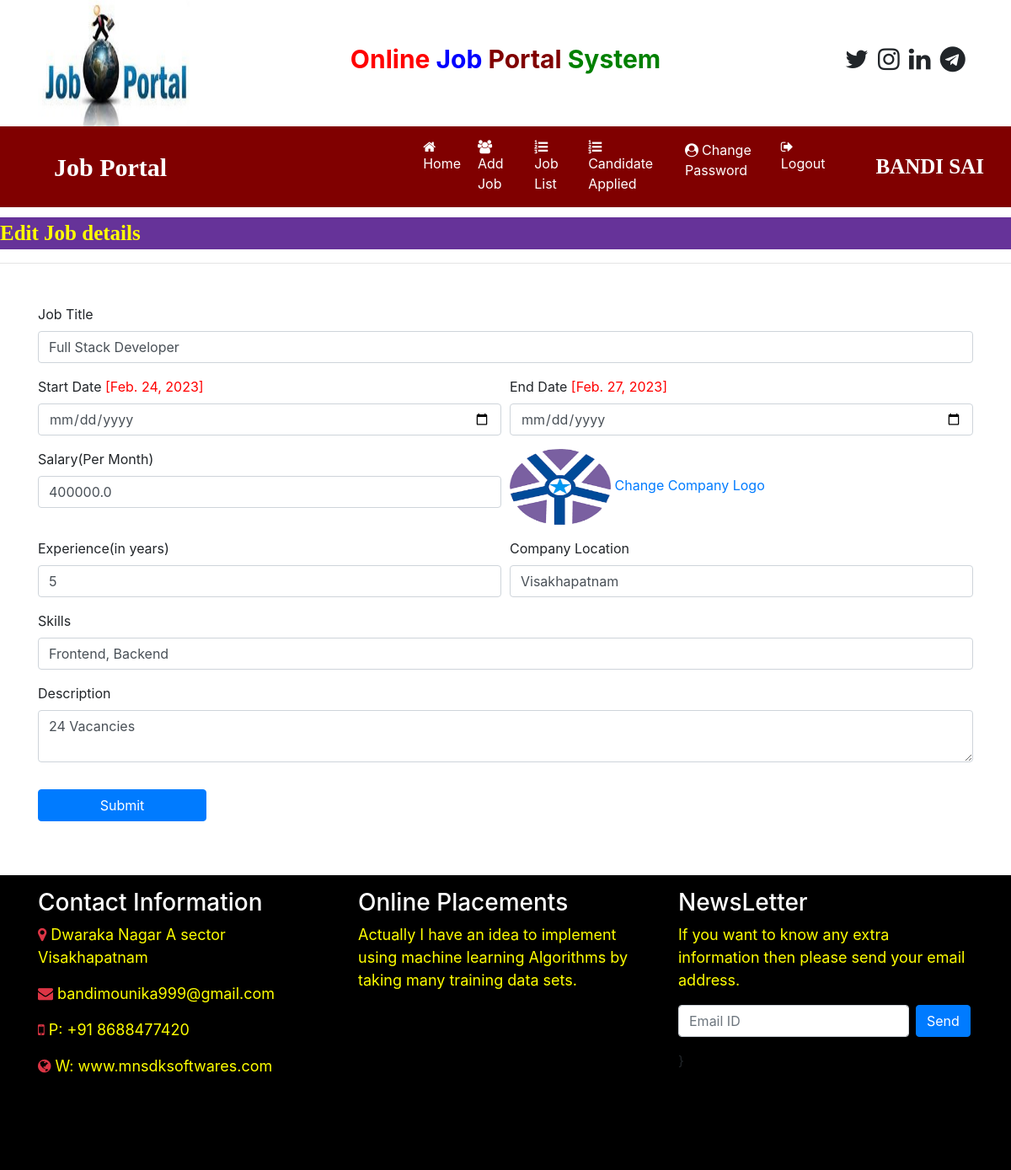
Screenshot of /edit_jobdetail/1 (signed in) with the database file from the repository.
### job/models.py (models this page shows, shortened)
class Job(models.Model):
	recruiter = models.ForeignKey(Recruiter,on_delete=models.CASCADE)
	start_date = models.DateField()
	end_date = models.DateField()
	title = models.CharField(max_length=100)
	salary = models.FloatField(max_length=20)
	image = models.FileField()
	description = models.CharField(max_length=300)
	experience = models.CharField(max_length=50)
	location = models.CharField(max_length=100)
	skills = models.CharField(max_length=100)
	creationdate = models.DateField()

### job/views.py (the view, shortened to what this page needs)
# urls.py: path('edit_jobdetail/<int:pid>',edit_jobdetail,name="edit_jobdetail"),
def edit_jobdetail(request,pid):
	if not request.user.is_authenticated:
		return redirect('recruiter_login')
	error=""
	job = Job.objects.get(id=pid)
	d = {'error':error,'job':job}
	return render(request,'edit_jobdetail.html',d)

### job/templates/edit_jobdetail.html (shortened to what this page needs)
{% load static %}
{% block body %}
{% include 'recruiter_navigation.html' %}
<marquee style="font-family: 'Monotype Corsiva'; font-size: 25px; color: yellow; background-color: rebeccapurple; font-weight: bold; margin-top: 1%;">
	Edit Job details
</marquee>
<hr>
<form class="container mt-5" method="POST" enctype="multipart/form-data">
	<div class="form-row">
		<div class="form-group col-md-12">
			<label>Job Title</label>
			<input type="text" class="form-control" name="jobtitle" value="{{job.title}}" required>
		</div>
	</div>
	<div class="form-row">
		<div class="form-group col-md-6">
			<label>Start Date</label> <span style="color:red"> [{{job.start_date}}]</span>
			<input type="date" class="form-control" name="startdate">
		</div>
		<div class="form-group col-md-6">
			<label>End Date</label> <span style="color:red">[{{job.end_date}}]</span>
			<input type="date" class="form-control" name="enddate">
		</div>
	</div>
	<div class="form-row">
		<div class="form-group col-md-6">
			<label>Salary(Per Month)</label>
			<input type="text" class="form-control" name="salary" value="{{job.salary}}" required>
		</div>
		<div class="form-group col-md-6">
			<img src="{{job.image.url}}" width="120" height="90"> <a href="{% url 'change_companylogo' job.id %}">Change Company Logo</a>
		</div>
	</div>
	<div class="form-row">
		<div class="form-group col-md-6">
			<label>Experience(in years)</label>
			<input type="text" class="form-control" name="experience" value="{{job.experience}}" required>
		</div>
		<div class="form-group col-md-6">
			<label>Company Location</label>
			<input type="text" class="form-control" name="location" value="{{job.location}}"  required>
		</div>
    </div>
    <div class="form-row">
		<div class="form-group col-md-12">
			<label>Skills</label>
			<input type="text" class="form-control" name="skills" placeholder="Skills Required" value="{{job.skills}}" required>
		</div>
    </div>
<div class="form-row">
		<div class="form-group col-md-12">
			<label>Description</label>
			<textarea class="form-control" name="description" required>{{job.description}}</textarea>
		</div>
    </div>
	<input type="submit" value="Submit" class="btn btn-primary my-3" style="width: 200px">
</form>
{% include 'footer.html' %}
{% endblock %}

### job/templates/recruiter_navigation.html (shortened to what this page needs)
<html>
<head>
	{% load static %}
  <link rel="stylesheet" href="https://cdn.jsdelivr.net/npm/bootstrap@4.6.2/dist/css/bootstrap.min.css">
  <link rel="stylesheet" href="https://cdnjs.cloudflare.com/ajax/libs/font-awesome/4.7.0/css/font-awesome.min.css">
</head>
<body>
	<div class="container">
		<div class="row">
			<div class="col-sm-3">
				<img src="{% static 'images/job1.jpeg' %}" style="width:180px;height:150px">
			</div>
			<div class="col-sm-6 mt-5 text-center">
				<span style="font-weight: bold; font-size: 30px">
					<span style="color : red">Online</span>
					<span style="color : blue">Job</span>
					<span style="color : maroon">Portal</span>
					<span style="color : green">System</span>
				</span>
			</div>
			<div class="col-sm-3 mt-5" style="padding-left: 10%;">
				<span style="font-weight: bold; font-size: 30px">
					<span><i class="fa fa-twitter pl-1"></i></span>
					<span><i class="fa fa-instagram pl-1"></i></span>
					<span><i class="fa fa-linkedin pl-1"></i></span>
					<span><i class="fa fa-telegram pl-1"></i></span>
				</span>
			</div>
		</div>
	</div>
	<nav class="navbar navbar-expand-sm" style="background-color: maroon">
	<a class="navbar-brand text-white pl-5 font-weight-bold" style="font-family: 'Monotype Corsiva';font-size:30px">Job Portal</a>
<ul class="navbar-nav">
	<li class="nav-item">
		<a class="nav-link" href="{% url 'recruiter_home' %}" style="margin-left : 280px"><i class="fa fa-home mr-1"></i>Home</a>
	</li>
	<li class="nav-item">
		<a class="nav-link" href="{% url 'add_job' %}"><i class="fa fa-users mr-1"></i>Add Job</a>
	</li>
	<li class="nav-item">
		<a class="nav-link" href="{% url 'job_list' %}"><i class="fa fa-list-ol mr-1"></i>Job List</a>
	</li>
	<li class="nav-item">
		<a class="nav-link" href="{% url 'applied_candidatelist' %}"><i class="fa fa-list-ol mr-1"></i>Candidate Applied</a>
	</li>
	<li class="nav-item">
		<a class="nav-link" href="{% url 'change_passwordrecruiter' %}"><i class="fa fa-user-circle mr-1"></i>Change Password</a>
	</li>
	<li class="nav-item">
		<a class="nav-link" href="{% url 'Logout' %}"><i class="fa fa-sign-out mr-1"></i>Logout</a>
	</li>
</ul>
    <a class="navbar-brand text-white pl-5 font-weight-bold" style="font-family: 'sans-serif;';font-size:25px">{{request.user.first_name}} {{request.user.last_name}}</a>
</nav>
	</body>
</html>

### job/templates/recruiter_navigation.html (style rules this page uses)
.nav-link { color : white !important; margin-right: 4px; }

### rows the page displays
Job: jobtitle "Full Stack Developer", start_date "Feb. 24, 2023", end_date "Feb. 27, 2023", salary "400000.0", image (picture), experience "5", location "Visakhapatnam", skills "Frontend, Backend", description "24 Vacancies"

### other values shown
{{ request.user.first_name }} "BANDI"
{{ request.user.last_name }} "SAI"
